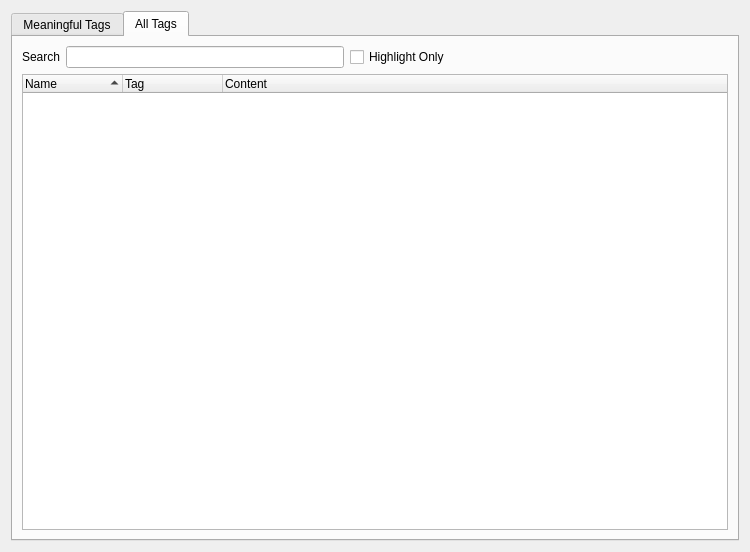
<?xml version="1.0" encoding="UTF-8"?>
<ui version="4.0">
 <class>udg::QDICOMDumpBrowserBase</class>
 <widget class="QDialog" name="udg::QDICOMDumpBrowserBase">
  <property name="geometry">
   <rect>
    <x>0</x>
    <y>0</y>
    <width>750</width>
    <height>552</height>
   </rect>
  </property>
  <property name="sizePolicy">
   <sizepolicy hsizetype="Preferred" vsizetype="MinimumExpanding">
    <horstretch>0</horstretch>
    <verstretch>0</verstretch>
   </sizepolicy>
  </property>
  <property name="minimumSize">
   <size>
    <width>750</width>
    <height>0</height>
   </size>
  </property>
  <property name="maximumSize">
   <size>
    <width>16777215</width>
    <height>16777215</height>
   </size>
  </property>
  <property name="windowTitle">
   <string>DICOM Data</string>
  </property>
  <property name="windowIcon">
   <iconset resource="../main/main.qrc">
    <normaloff>:/images/icons/dicom-tags.svg</normaloff>:/images/icons/dicom-tags.svg</iconset>
  </property>
  <layout class="QVBoxLayout" name="verticalLayout">
   <item>
    <widget class="QTabWidget" name="m_dumpTabWidget">
     <property name="currentIndex">
      <number>1</number>
     </property>
     <widget class="QWidget" name="m_defaultTagsTab">
      <attribute name="title">
       <string>Meaningful Tags</string>
      </attribute>
      <layout class="QVBoxLayout" name="verticalLayout_2">
       <item>
        <widget class="QTreeWidget" name="m_defaultTagsQTree">
         <property name="alternatingRowColors">
          <bool>true</bool>
         </property>
         <property name="sortingEnabled">
          <bool>true</bool>
         </property>
         <property name="animated">
          <bool>false</bool>
         </property>
         <property name="columnCount">
          <number>3</number>
         </property>
         <column>
          <property name="text">
           <string notr="true">Name</string>
          </property>
         </column>
         <column>
          <property name="text">
           <string notr="true">Tag</string>
          </property>
         </column>
         <column>
          <property name="text">
           <string notr="true">Content</string>
          </property>
         </column>
        </widget>
       </item>
      </layout>
     </widget>
     <widget class="QWidget" name="m_allTagsTab">
      <attribute name="title">
       <string>All Tags</string>
      </attribute>
      <layout class="QGridLayout" name="gridLayout">
       <item row="0" column="0">
        <widget class="QLabel" name="m_searchTagLabel">
         <property name="text">
          <string>Search</string>
         </property>
        </widget>
       </item>
       <item row="0" column="1">
        <layout class="QHBoxLayout" name="horizontalLayout">
         <item>
          <widget class="QLineEdit" name="m_searchTagLineEdit"/>
         </item>
         <item>
          <widget class="QCheckBox" name="m_highlightOnlyCheckBox">
           <property name="text">
            <string>Highlight Only</string>
           </property>
          </widget>
         </item>
         <item>
          <spacer name="horizontalSpacer">
           <property name="orientation">
            <enum>Qt::Horizontal</enum>
           </property>
           <property name="sizeHint" stdset="0">
            <size>
             <width>40</width>
             <height>20</height>
            </size>
           </property>
          </spacer>
         </item>
        </layout>
       </item>
       <item row="1" column="0" colspan="2">
        <widget class="QTreeWidget" name="m_tagsListQTree">
         <property name="alternatingRowColors">
          <bool>true</bool>
         </property>
         <property name="sortingEnabled">
          <bool>true</bool>
         </property>
         <property name="animated">
          <bool>false</bool>
         </property>
         <property name="columnCount">
          <number>3</number>
         </property>
         <column>
          <property name="text">
           <string notr="true">Name</string>
          </property>
         </column>
         <column>
          <property name="text">
           <string notr="true">Tag</string>
          </property>
         </column>
         <column>
          <property name="text">
           <string notr="true">Content</string>
          </property>
         </column>
        </widget>
       </item>
      </layout>
     </widget>
    </widget>
   </item>
  </layout>
 </widget>
 <tabstops>
  <tabstop>m_searchTagLineEdit</tabstop>
  <tabstop>m_highlightOnlyCheckBox</tabstop>
  <tabstop>m_tagsListQTree</tabstop>
  <tabstop>m_dumpTabWidget</tabstop>
  <tabstop>m_defaultTagsQTree</tabstop>
 </tabstops>
 <resources>
  <include location="../main/main.qrc"/>
  <include location="../main/main.qrc"/>
 </resources>
 <connections/>
</ui>
